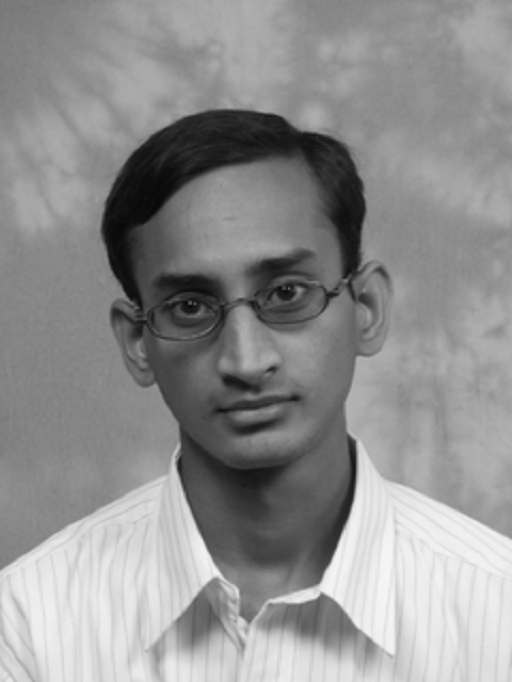
#> input picture HW4/Assets/NoNoise.png, 512 x 682 px, found by its file name
$ jupyter execute HW4_Code.ipynb   (shell and % lines are left out)
#> lines starting #> are read from the running program, lines starting #| are printed output that depends on the picture; long printed decimals are rounded
# Problem 3

[cell 1]
%cd 'drive/MyDrive/DIP/'

[cell 2]
import cv2
import numpy as np
import matplotlib.pyplot as plt
import pywt
import skimage.metrics

[cell 3]
## read and take a look to images here ##
fig = plt.figure(figsize= (16, 8))
cols = 2
rows = 1
fig.add_subplot(rows , cols , 1)
real = cv2.imread('NoNoise.png', cv2.IMREAD_GRAYSCALE)
#> real is the input picture: shape (682, 512); min 4, max 246, mean 144.2
plt.imshow(real, cmap='gray')
plt.title('Real Image')
plt.axis('off')

fig.add_subplot(rows , cols , 2)
image = cv2.imread('NoisyImg.png', cv2.IMREAD_GRAYSCALE)
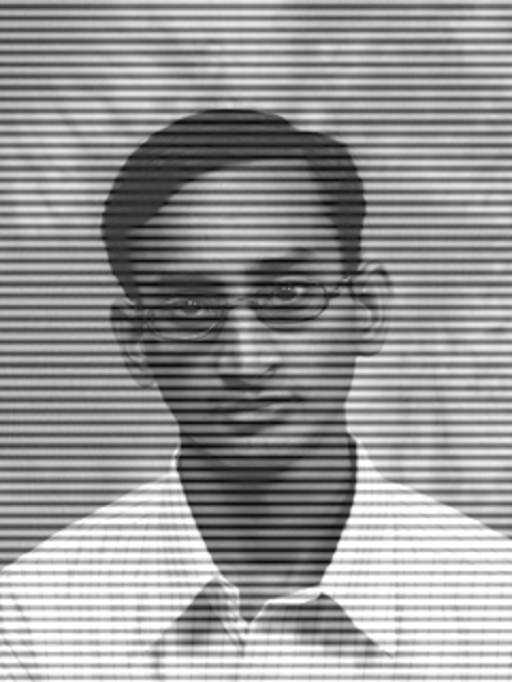
#> input picture HW4/Assets/NoisyImg.png, 512 x 682 px, found by its file name
#> image is the input picture: shape (682, 512); min 7, max 255, mean 150.7
plt.imshow(image, cmap='gray')
plt.title('Noisy image')
plt.axis('off')

# Remove noise by DFT

[cell 4]
# define functions #
def dft(image):
    return np.fft.fft2(image)

def shift_fft(dft):
    return np.fft.fftshift(dft)

def reverse_shift(shifted_image):
    return np.fft.ifftshift(shifted_image)

def idft(image):
    return np.fft.ifft2(image)

[cell 5]
# enhance image #
rows, cols = image.shape
#> rows = 682; cols = 512
crow, ccol = int(rows / 2), int(cols / 2)
#> crow = 341; ccol = 256

mask = np.ones((rows, cols), np.uint8)
t = 20
r = 40
mask[:crow-r,ccol-t:ccol+t]=0
mask[crow+r:,ccol-t:ccol+t]=0

dft_img = dft(image)
dft_log = 20*np.log(np.abs(dft_img))

shift_img = shift_fft(dft_img)
shift_log = 20*np.log(np.abs(shift_img))
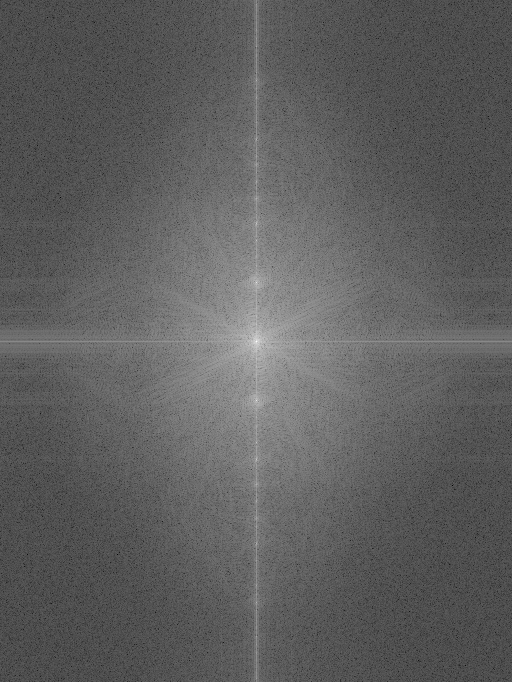
#> shift_log: shape (682, 512) float64; min -20.97, max 355.6, mean 119.3; drawn with min black and max white

masked_fft = shift_img * mask
reverse_shifte_img = reverse_shift(masked_fft)
reverse_shifte_log = 20*np.log(np.abs(reverse_shifte_img))
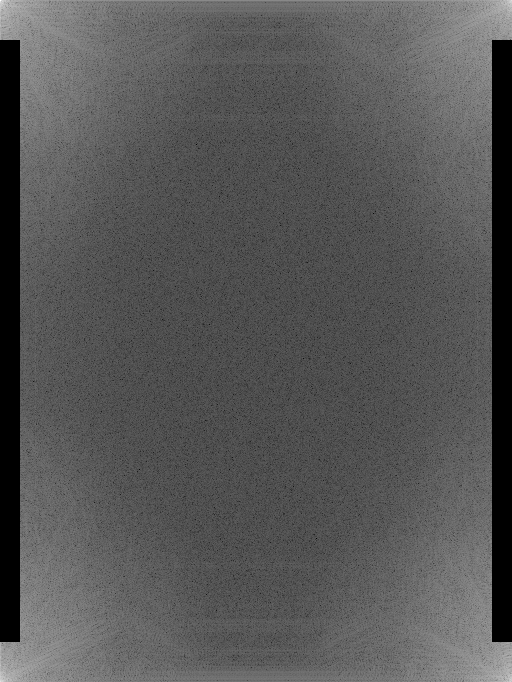
#> reverse_shifte_log: shape (682, 512) float64; 6.9% of the values are NaN or infinite; the others: min -20.97, max 355.6, mean 117; drawn with min black, max white, NaN and infinite black

img_back = idft(reverse_shifte_img)
img_back = img_back.real
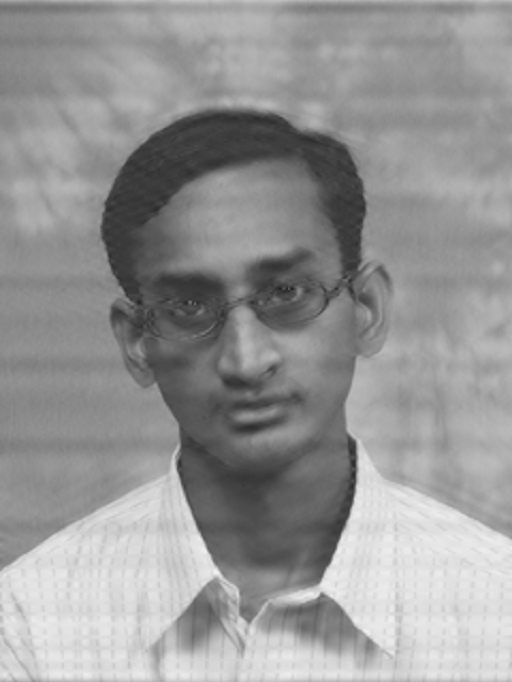
#> img_back: shape (682, 512) float64; min 34.48, max 242.2, mean 150.7


# evaluate by criteries #
mse = skimage.metrics.mean_squared_error(img_back,real)
#> mse = 146.9
psnr = skimage.metrics.peak_signal_noise_ratio(real,img_back)
#> psnr = 26.46
ssim = skimage.metrics.structural_similarity(img_back,real)
#> ssim = 0.665

print("mse={}".format(mse))
#| mse=146.916
print("psnr={}".format(psnr))
#| psnr=26.460
print("ssim={}".format(ssim))
#| ssim=0.6651


# show per step result #
plt.gray()
fig = plt.figure(figsize = (20,20))
cols = 3
rows = 3
fig.add_subplot(rows , cols , 1)
plt.imshow(real)
plt.axis('off')
plt.title("Original image")

fig.add_subplot(rows , cols , 2)
plt.imshow(image)
plt.axis('off')
plt.title("Noisy image")

fig.add_subplot(rows , cols , 3)
plt.imshow(img_back)
plt.axis('off')
plt.title("Denoised image")

fig.add_subplot(rows , cols , 4)
plt.imshow(dft_log)
plt.axis('off')
plt.title("DFT_result")

fig.add_subplot(rows , cols , 5)
plt.imshow(shift_log)
plt.axis('off')
plt.title("shift_log")

fig.add_subplot(rows , cols , 6)
plt.imshow(mask)
plt.axis('off')
plt.title("filter mask")

fig.add_subplot(rows , cols , 7)
plt.imshow(reverse_shifte_log)
plt.axis('off')
plt.title("reverse_shift_log")

plt.show()
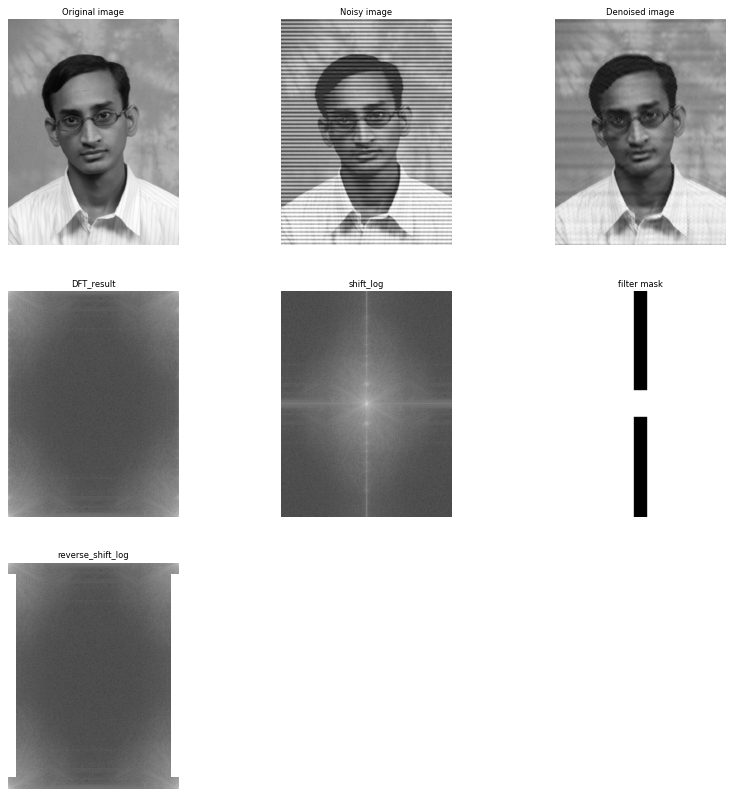
#> figure drawn by matplotlib, 7 panels

# Remove Noise by DCT

[cell 6]
from scipy.fftpack import dct, idct
from skimage.io import imread
from skimage.color import rgb2gray

[cell 7]
# define functions #
def dct_transform(image):
    return dct(image)
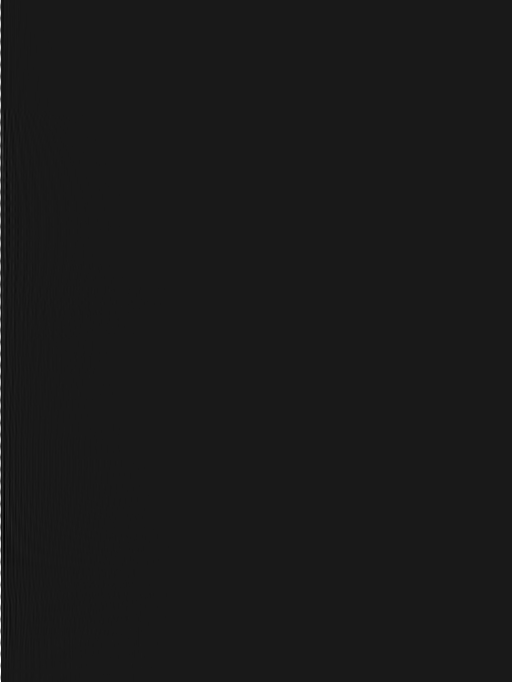
#> returned value: shape (682, 512) float64; min -28786.3, max 260368, mean 300.8; drawn with min black and max white


def idct_transform(image):
    return idct(image)

[cell 8]
# enhance  image #
rows, cols = image.shape

mask = np.ones((rows, cols), np.uint8)
mask[:,:1]=0

img_DCT = dct_transform(image)
DCT_log = np.log(np.abs(img_DCT))
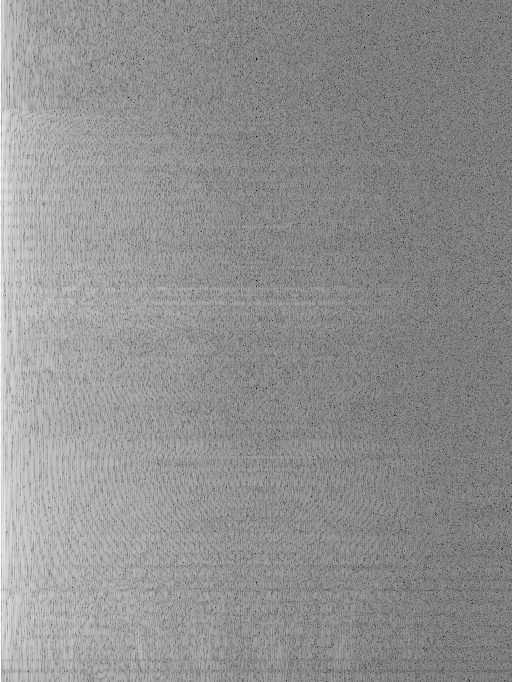
#> DCT_log: shape (682, 512) float64; 0% of the values are NaN or infinite; the others: min -8.66, max 12.47, mean 3.34; drawn with min black, max white, NaN and infinite black

masked_DCT = img_DCT * mask
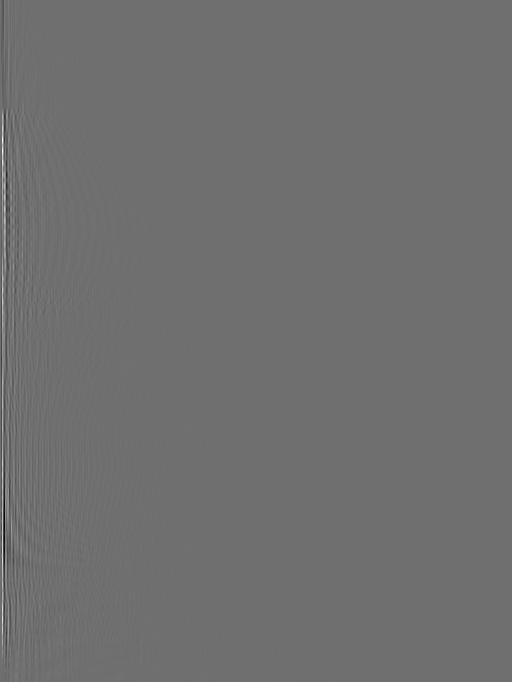
#> masked_DCT: shape (682, 512) float64; min -28786.3, max 36867.2, mean -0.6; drawn with min black and max white
masked_DCT_log = np.log(np.abs(masked_DCT))

enhanced_image = idct_transform(masked_DCT)
#> in idct_transform, `return idct(image)`:
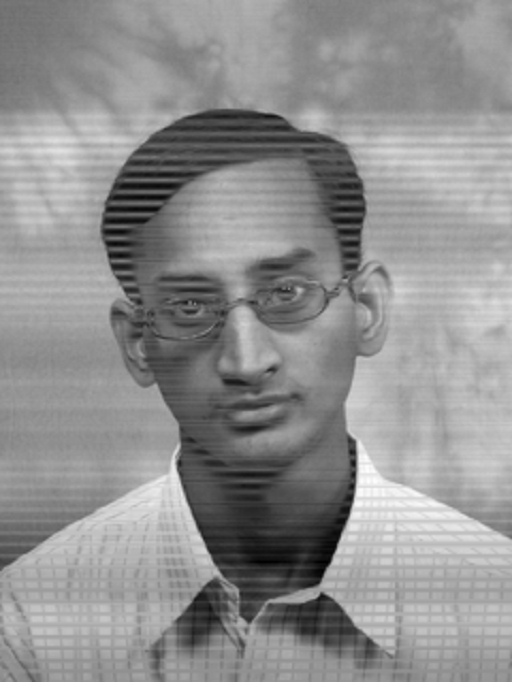
#> returned value: shape (682, 512) float64; min -123020, max 94996, mean 0; drawn with min black and max white


# evaluate by criteries #
mse = skimage.metrics.mean_squared_error(enhanced_image,real)
#> mse = 1.31e+09
psnr = skimage.metrics.peak_signal_noise_ratio(real,enhanced_image)
#> psnr = -43.05
ssim = skimage.metrics.structural_similarity(enhanced_image,real)
#> ssim = 6.55e-06

print("mse={}".format(mse))
#| mse=1312918244.113
print("psnr={}".format(psnr))
#| psnr=-43.052
print("ssim={}".format(ssim))
#| ssim=6.548596030293311e-06


# plot original and reconstructed images and dct result with matplotlib
plt.gray()
fig = plt.figure(figsize = (20,20))
cols = 5
rows = 2
fig.add_subplot(rows , cols , 1)
plt.imshow(image)
plt.axis('off')
plt.title("noisy image")
fig.add_subplot(rows , cols , 2)
plt.imshow(DCT_log)
plt.axis('off')
plt.title("DCT_result")
fig.add_subplot(rows , cols , 3)
plt.imshow(enhanced_image)
plt.axis('off')
plt.title("denoised image")
fig.add_subplot(rows , cols , 4)
plt.imshow(real)
plt.axis('off')
plt.title("original image")
plt.show()
fig.add_subplot(rows , cols , 5)
plt.imshow(mask)
plt.axis('off')
plt.title("mask")
plt.show()
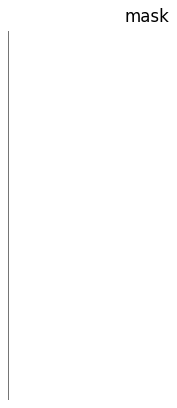
#> figure drawn by matplotlib, 1 panel
